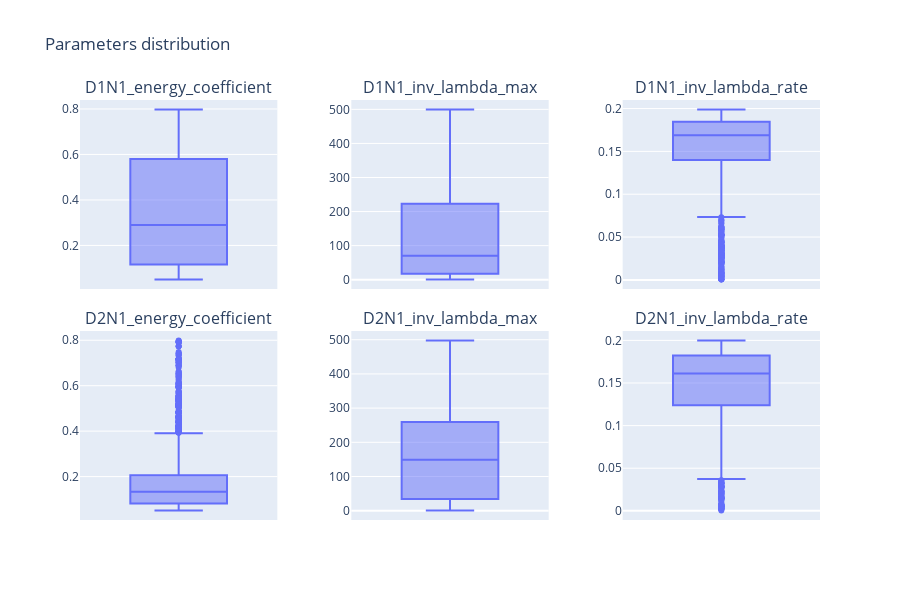

The cell this chart's notebook holds for it:
### Code cell
viewer.box_plot(3)

### Figure 1 — Plotly figure (JSON) as saved in the notebook; plotly's stock layout.template omitted (floating-point values rounded to 4 significant figures; data arrays with more than 128 entries replaced by an {"elided": "..."} marker saying what was removed)
{"data": [{"alignmentgroup": "True", "hovertemplate": "D1N1_energy_coefficient=%{y}<extra></extra>", "legendgroup": "", "marker": {"color": "#636efa"}, "name": "", "notched": false, "offsetgroup": "", "orientation": "v", "showlegend": false, "type": "box", "x0": " ", "xaxis": "x", "y": {"elided": "3564 float values"}, "y0": " ", "yaxis": "y"}, {"alignmentgroup": "True", "hovertemplate": "D1N1_inv_lambda_max=%{y}<extra></extra>", "legendgroup": "", "marker": {"color": "#636efa"}, "name": "", "notched": false, "offsetgroup": "", "orientation": "v", "showlegend": false, "type": "box", "x0": " ", "xaxis": "x2", "y": {"elided": "3564 float values"}, "y0": " ", "yaxis": "y2"}, {"alignmentgroup": "True", "hovertemplate": "D1N1_inv_lambda_rate=%{y}<extra></extra>", "legendgroup": "", "marker": {"color": "#636efa"}, "name": "", "notched": false, "offsetgroup": "", "orientation": "v", "showlegend": false, "type": "box", "x0": " ", "xaxis": "x3", "y": {"elided": "3564 float values"}, "y0": " ", "yaxis": "y3"}, {"alignmentgroup": "True", "hovertemplate": "D2N1_energy_coefficient=%{y}<extra></extra>", "legendgroup": "", "marker": {"color": "#636efa"}, "name": "", "notched": false, "offsetgroup": "", "orientation": "v", "showlegend": false, "type": "box", "x0": " ", "xaxis": "x4", "y": {"elided": "3564 float values"}, "y0": " ", "yaxis": "y4"}, {"alignmentgroup": "True", "hovertemplate": "D2N1_inv_lambda_max=%{y}<extra></extra>", "legendgroup": "", "marker": {"color": "#636efa"}, "name": "", "notched": false, "offsetgroup": "", "orientation": "v", "showlegend": false, "type": "box", "x0": " ", "xaxis": "x5", "y": {"elided": "3564 float values"}, "y0": " ", "yaxis": "y5"}, {"alignmentgroup": "True", "hovertemplate": "D2N1_inv_lambda_rate=%{y}<extra></extra>", "legendgroup": "", "marker": {"color": "#636efa"}, "name": "", "notched": false, "offsetgroup": "", "orientation": "v", "showlegend": false, "type": "box", "x0": " ", "xaxis": "x6", "y": {"elided": "3564 float values"}, "y0": " ", "yaxis": "y6"}], "layout": {"annotations": [{"font": {"size": 16}, "showarrow": false, "text": "D1N1_energy_coefficient", "x": 0.1333, "xanchor": "center", "xref": "paper", "y": 1, "yanchor": "bottom", "yref": "paper"}, {"font": {"size": 16}, "showarrow": false, "text": "D1N1_inv_lambda_max", "x": 0.5, "xanchor": "center", "xref": "paper", "y": 1, "yanchor": "bottom", "yref": "paper"}, {"font": {"size": 16}, "showarrow": false, "text": "D1N1_inv_lambda_rate", "x": 0.8667, "xanchor": "center", "xref": "paper", "y": 1, "yanchor": "bottom", "yref": "paper"}, {"font": {"size": 16}, "showarrow": false, "text": "D2N1_energy_coefficient", "x": 0.1333, "xanchor": "center", "xref": "paper", "y": 0.45, "yanchor": "bottom", "yref": "paper"}, {"font": {"size": 16}, "showarrow": false, "text": "D2N1_inv_lambda_max", "x": 0.5, "xanchor": "center", "xref": "paper", "y": 0.45, "yanchor": "bottom", "yref": "paper"}, {"font": {"size": 16}, "showarrow": false, "text": "D2N1_inv_lambda_rate", "x": 0.8667, "xanchor": "center", "xref": "paper", "y": 0.45, "yanchor": "bottom", "yref": "paper"}], "height": 600, "title": {"text": "Parameters distribution"}, "width": 900, "xaxis": {"anchor": "y", "domain": [0, 0.2667]}, "xaxis2": {"anchor": "y2", "domain": [0.3667, 0.6333]}, "xaxis3": {"anchor": "y3", "domain": [0.7333, 1]}, "xaxis4": {"anchor": "y4", "domain": [0, 0.2667]}, "xaxis5": {"anchor": "y5", "domain": [0.3667, 0.6333]}, "xaxis6": {"anchor": "y6", "domain": [0.7333, 1]}, "yaxis": {"anchor": "x", "domain": [0.55, 1]}, "yaxis2": {"anchor": "x2", "domain": [0.55, 1]}, "yaxis3": {"anchor": "x3", "domain": [0.55, 1]}, "yaxis4": {"anchor": "x4", "domain": [0, 0.45]}, "yaxis5": {"anchor": "x5", "domain": [0, 0.45]}, "yaxis6": {"anchor": "x6", "domain": [0, 0.45]}}}
